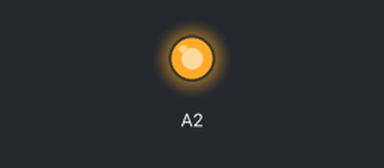
A sketch run on a simulated Arduino Uno, built with avr-gcc and run on an emulated ATmega328P. Shown: output pins drawn as LEDs (lit = HIGH).

Above: at 2.0 s.
At 6.0 s:
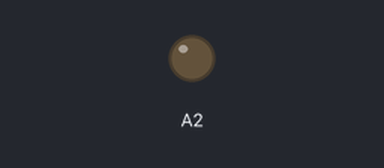
Timing chart, 0 to 10.4 s (numbered marks = the images above):
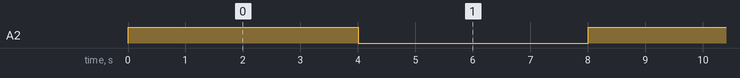

Measured:
- by itself, A2: alternates HIGH for 4.0 s and LOW for 4.0 s

The sketch:

Blinkingled.ino
```cpp
void setup() {  // initialize digital pin 13 as an output.
   pinMode(A2, OUTPUT);
}

// the loop function runs over and over again forever

void loop() {
   analogWrite(A2, 1023); // turn the LED on (HIGH is the voltage level)
   delay(4000); // wait for a second
   digitalWrite(A2, 0); // turn the LED off by making the voltage LOW
   delay(4000); // wait for a second
}
```
